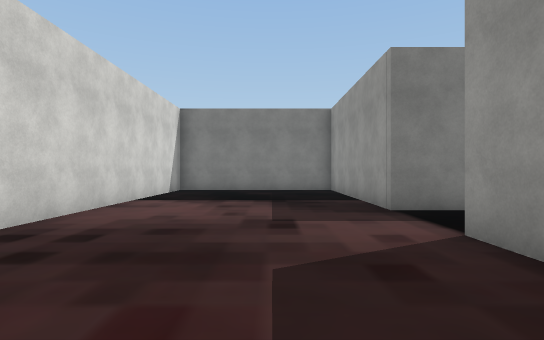
[1] (above)

21 first-person views from a walk through a Unity game level. The camera is 1.5 m above the floor, looks level and sees 80° across. The floor is counted in squares, 2 m on a side. Each view is taken from the middle of a square. On the plan, view 1 faces up. The plan holds only what a view shows up to about 11 squares ahead; the rest is blank. The place goes on beyond the plan. The player character is not drawn. Door leaves are left out, so doorways stand open. Some surface patterns are stand-ins.

[2]
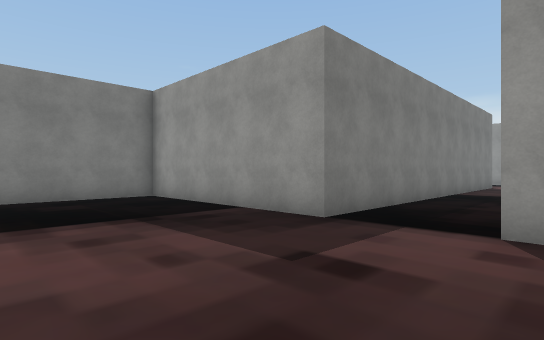

[3]
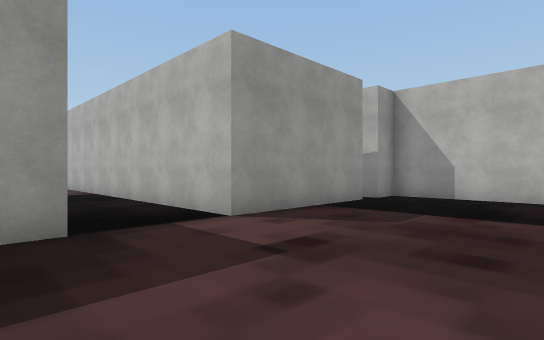

[4]
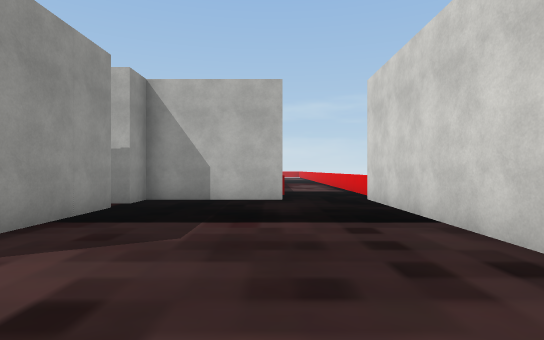

[5]
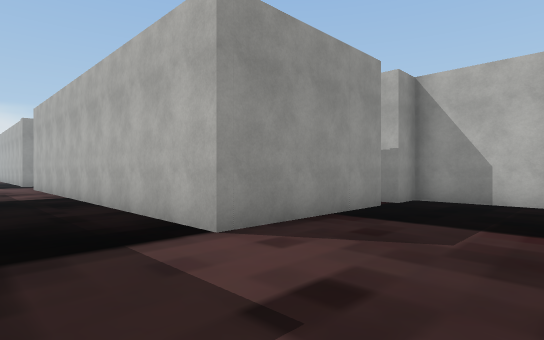

[6]
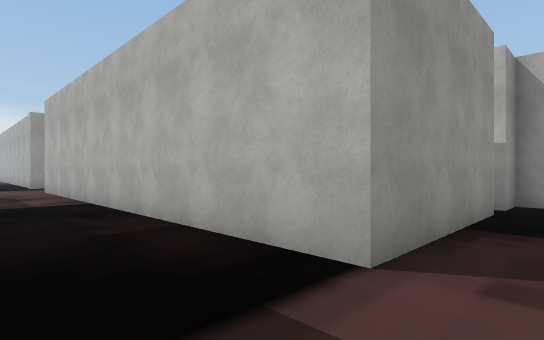

[7]
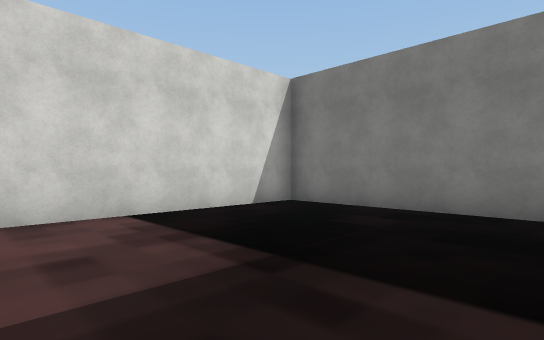

[8]
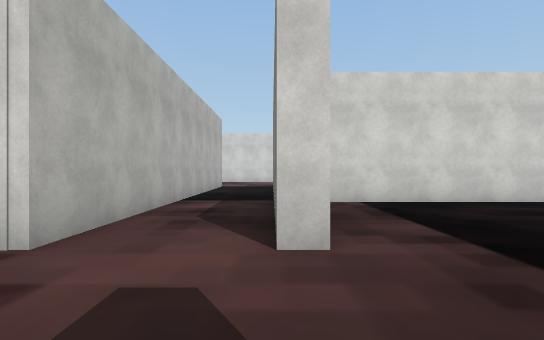

[9]
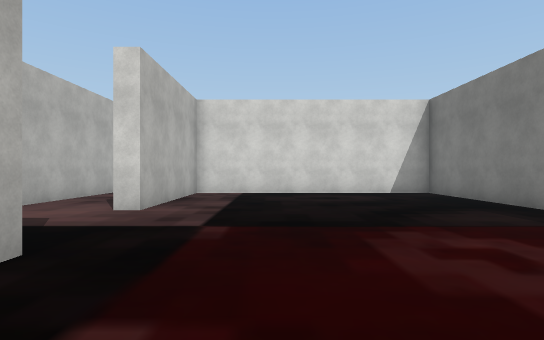

[10]
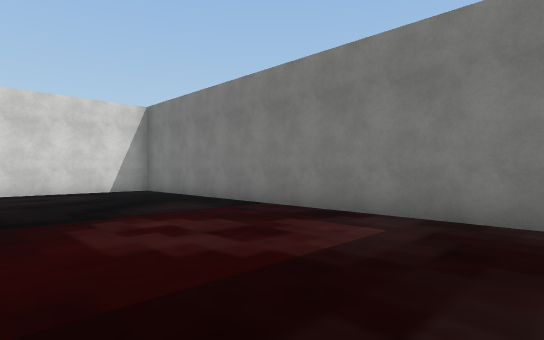

[11]
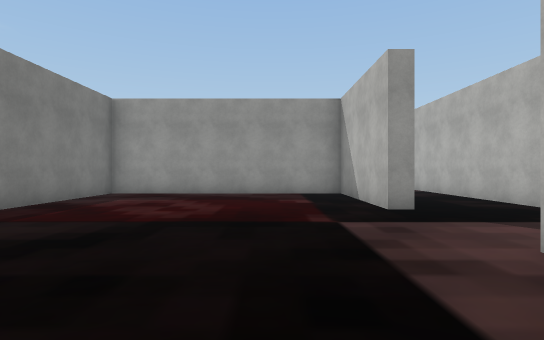

[12]
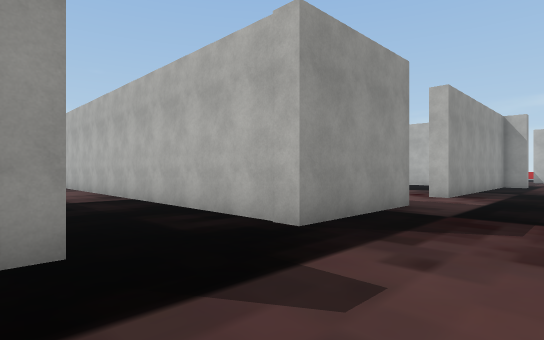

[13]
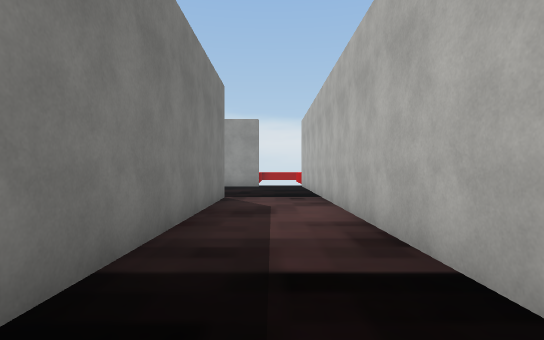

[14]
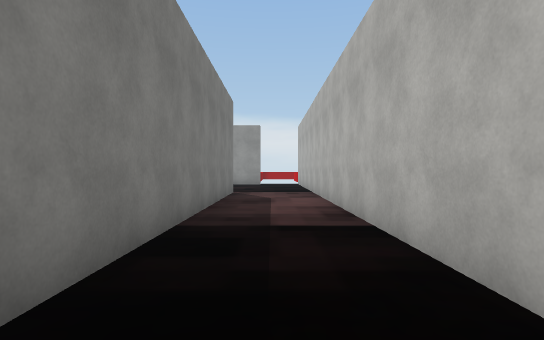

[15]
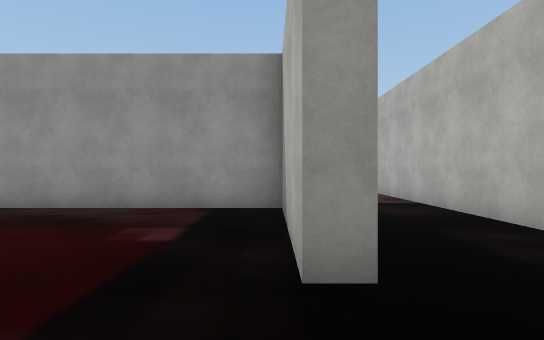

[16]
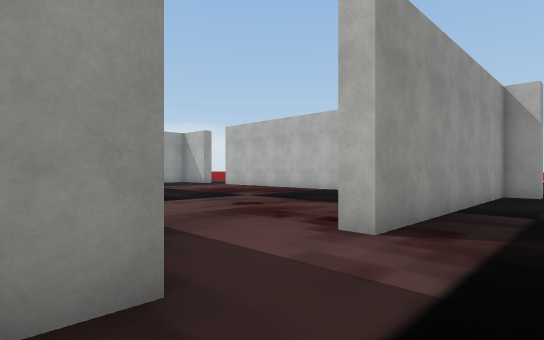

[17]
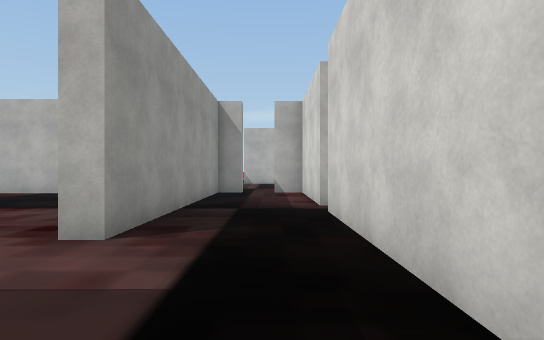

[18]
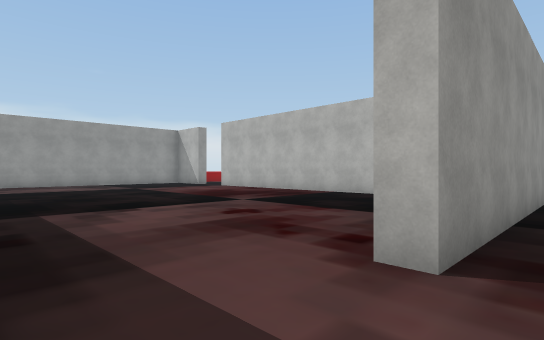

[19]
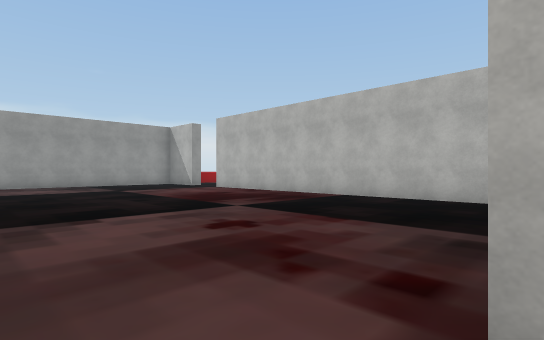

[20]
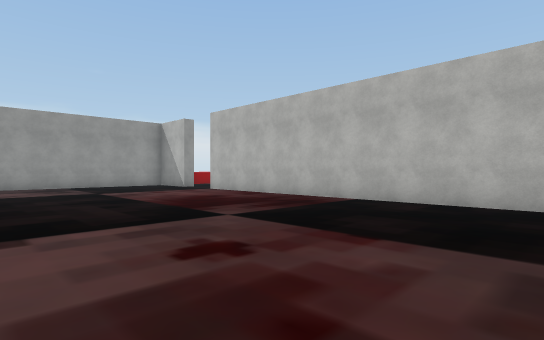

[21]
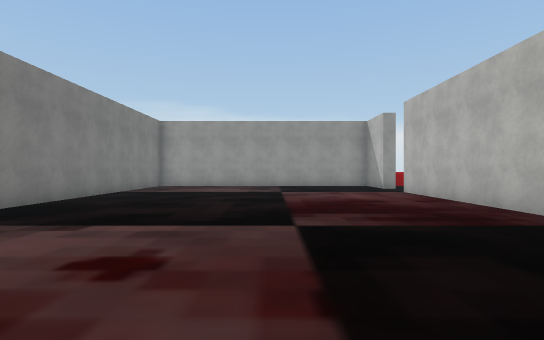

### Floor plan
Points are (right, up) in squares from view 1. A wall is a line through its corners. A room is listed if a view was taken in it or the views show most of it. See-through windows are left out.
Room 1 (views 1, 2, 3, 4, 5, 6, 7)
walls: (2.2, -0.5) (2.2, 3.6) (14, 3.6); (-1.4, -2.2) (2.2, -2.2) (2.2, -1.2) (2.6, -1.2); (10.6, 6) (2.2, 6) (2.2, 12.1) (-3.4, 12.1) (-3.4, -1.4); (13.6, 6) (12.4, 6)
ways out: opening at (13.5, 4.5) to room 2; opening at (-2.5, -1.5)
Room 2 (views 8, 9, 10, 11, 12, 13, 14, 15)
walls: (17.1, 6.2) (17.1, 6.8) (21.4, 6.8) (21.4, 14.1) (9.4, 14.1) (9.4, 6.6) (14, 6.6) (14, 6); (16.8, 3.6) (30.4, 3.6); (28.9, 6.3) (19.5, 6.3)
ways out: opening at (13.5, 4.5) to room 1; opening at (15.5, 4) to room 3; opening at (29.5, 6.5)
Room 3 (views 16, 17, 18, 19, 20, 21)
walls: (18.6, -9.5) (28.9, -9.5); (16.8, 0) (16.8, 3.6); (29, 0.2) (24.1, 0.2); (14, -5.9) (14, -9.8) (15, -9.8); (16, -9.8) (16.8, -9.8) (16.8, -2.5) (17.4, -2.5); (14, -0.1) (14, -4.9)
ways out: opening at (15.5, 4) to room 2; open door at (15.5, -10); gap at (14, -5.5)

Where each view was taken, in squares from view 1:
view 1: 0 up, 0 right, facing up
view 2: 3 up, 2 left, facing up-right
view 3: 7 up, 2 left, facing down-right
view 4: 6 up, 1 left, facing down
view 5: 6 up, 1 left, facing down-right
view 6: 6 up, 1 right, facing down-right
view 7: 6 up, 2 right, facing up-left
view 8: 6 up, 17 right, facing left
view 9: 9 up, 20 right, facing left
view 10: 9 up, 21 right, facing up-left
view 11: 9 up, 11 right, facing right
view 12: 7 up, 14 right, facing down-right
view 13: 5 up, 20 right, facing right
view 14: 5 up, 18 right, facing right
view 15: 7 up, 15 right, facing right
view 16: 1 up, 15 right, facing down-right
view 17: 1 up, 15 right, facing down
view 18: 0 up, 16 right, facing down-right
view 19: 1 down, 17 right, facing down-right
view 20: 2 down, 18 right, facing down-right
view 21: 5 down, 18 right, facing right
